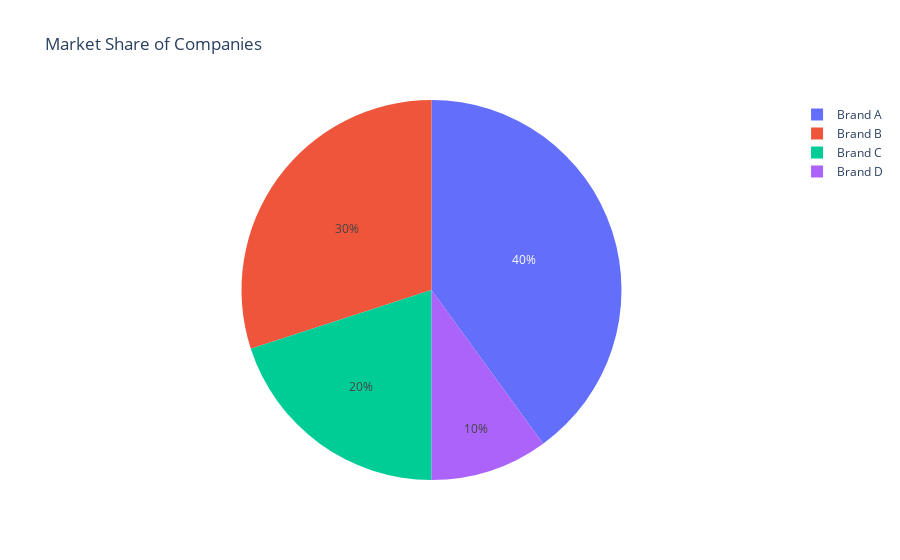

The cell this chart's notebook holds for it:
### Markdown cell above
### Pie Chart Example 3: Market Share

### Code cell
df3 = pd.DataFrame({
    "Company": ["Brand A", "Brand B", "Brand C", "Brand D"],
    "Share": [40, 30, 20, 10]
})

fig = px.pie(
    df3,
    names="Company",
    values="Share",
    title="Market Share of Companies"
)
fig.show()

### Figure 1 — Plotly figure (JSON) as saved in the notebook; plotly's stock layout.template omitted (floating-point values rounded to 4 significant figures)
{"data": [{"domain": {"x": [0, 1], "y": [0, 1]}, "hovertemplate": "Company=%{label}<br>Share=%{value}<extra></extra>", "labels": ["Brand A", "Brand B", "Brand C", "Brand D"], "legendgroup": "", "name": "", "showlegend": true, "type": "pie", "values": [40, 30, 20, 10]}], "layout": {"autosize": true, "legend": {"tracegroupgap": 0}, "title": {"text": "Market Share of Companies"}}}
